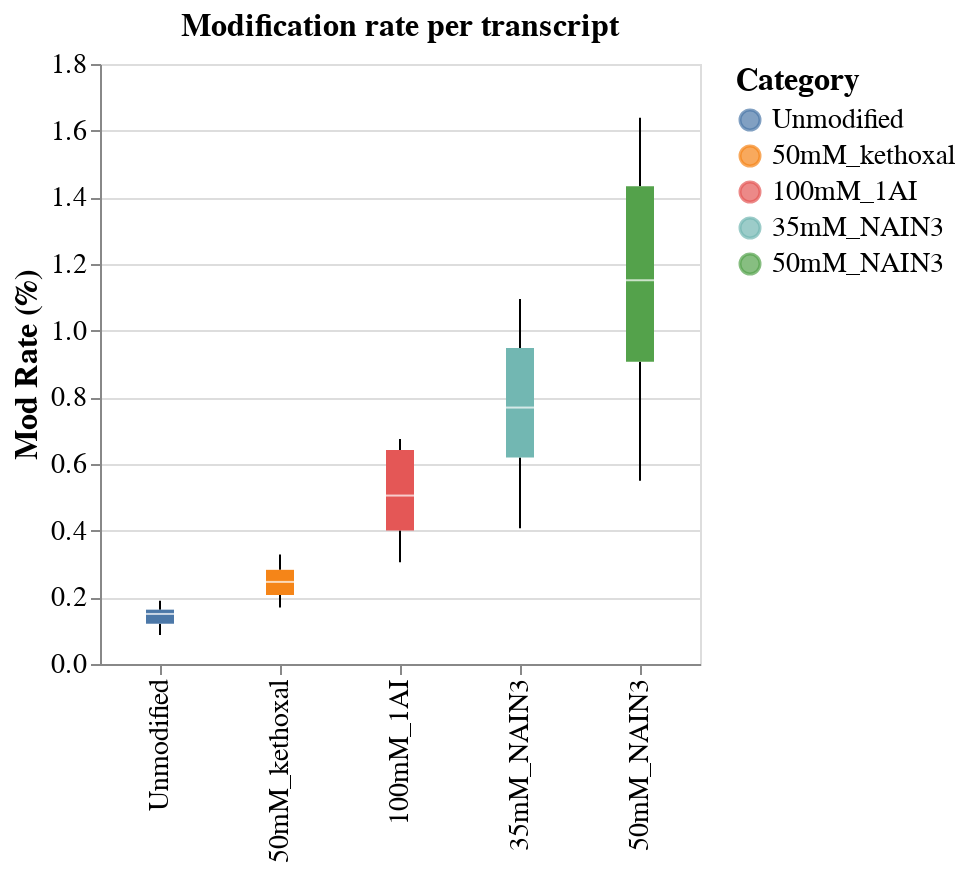

Write notebook code for a chart like this one.
### Code cell
dir = "/home/han/proj_het_AC/rerun_analysis/0_Manuscript_codes_submission_20250723/Figure1/Data/"
df_final = pd.read_csv(dir+'diff_compounds_mod_rate.txt',sep='\t')
sort_order = ["Unmodified", "50mM_kethoxal", "100mM_1AI", "35mM_NAIN3", "50mM_NAIN3"]

chart = alt.Chart(df_final).mark_boxplot().encode(
    x=alt.X("batch", axis=alt.Axis(title=""), sort=sort_order),
    y=alt.Y("modrate", axis=alt.Axis(title="Mod Rate (%)")),
    color=alt.Color("batch", legend=alt.Legend(title="Category"), sort=sort_order) #Probing Chemistry and Concentration
).configure_axis(
    labelFontSize=14,
    titleFontSize=16
).configure_legend(
    labelFontSize=14,
    titleFontSize=16
).configure_title(
    fontSize=16
).configure_header(
    labelFontSize=14,
    titleFontSize=16
).properties(
    width=300,
    height=300,
    title="Modification rate per transcript"
)
chart.encoding.y.title = 'Mod Rate (%)'
display(chart)

dir_out = '/home/han/proj_het_AC/rerun_analysis/0_Manuscript_codes_submission_20250723/Figure1/Data/'
save(chart, dir_out+ "Fig1c_mod_rate_per_transcript.pdf")

### Figure 1 — Vega-Lite specification as saved in the notebook (floating-point values rounded to 4 significant figures)
{"config": {"view": {"continuousWidth": 400, "continuousHeight": 300}, "axis": {"labelFontSize": 14, "titleFontSize": 16}, "header": {"labelFontSize": 14, "titleFontSize": 16}, "legend": {"labelFontSize": 14, "titleFontSize": 16}, "title": {"fontSize": 16}}, "data": {"name": "data-d75c1c90980ccada9deb18cb86a4d1f0"}, "mark": "boxplot", "encoding": {"color": {"type": "nominal", "field": "batch", "legend": {"title": "Category"}, "sort": ["Unmodified", "50mM_kethoxal", "100mM_1AI", "35mM_NAIN3", "50mM_NAIN3"]}, "x": {"type": "nominal", "axis": {"title": ""}, "field": "batch", "sort": ["Unmodified", "50mM_kethoxal", "100mM_1AI", "35mM_NAIN3", "50mM_NAIN3"]}, "y": {"type": "quantitative", "axis": {"title": "Mod Rate (%)"}, "field": "modrate", "title": "Mod Rate (%)"}}, "height": 300, "title": "Modification rate per transcript", "width": 300, "$schema": "https://vega.github.io/schema/vega-lite/v4.8.1.json", "datasets": {"data-d75c1c90980ccada9deb18cb86a4d1f0": [{"Unnamed: 0": 0, "gene": "GUA1", "condition": "WT", "method": "nanopolish", "batch": "35mM_NAIN3", "total": 6806, "modrate": 0.8487, "FE": 6.012}, {"Unnamed: 0": 1, "gene": "GUA1", "condition": "WT", "method": "nanopolish", "batch": "50mM_NAIN3", "total": 7410, "modrate": 1.264, "FE": 8.952}, {"Unnamed: 0": 2, "gene": "GUA1", "condition": "WT", "method": "nanopolish", "batch": "100mM_1AI", "total": 10312, "modrate": 0.5757, "FE": 4.079}, {"Unnamed: 0": 3, "gene": "GUA1", "condition": "WT", "method": "nanopolish", "batch": "50mM_kethoxal", "total": 185, "modrate": 0.3272, "FE": 2.318}, {"Unnamed: 0": 4, "gene": "GUA1", "condition": "WT", "method": "nanopolish", "batch": "Unmodified", "total": 64612, "modrate": 0.1412, "FE": 1.0}, {"Unnamed: 0": 5, "gene": "RIBD", "condition": "WT", "method": "nanopolish", "batch": "35mM_NAIN3", "total": 57922, "modrate": 0.6253, "FE": 5.306}, {"Unnamed: 0": 6, "gene": "RIBD", "condition": "WT", "method": "nanopolish", "batch": "50mM_NAIN3", "total": 25317, "modrate": 0.8942, "FE": 7.587}, {"Unnamed: 0": 7, "gene": "RIBD", "condition": "WT", "method": "nanopolish", "batch": "100mM_1AI", "total": 109787, "modrate": 0.3915, "FE": 3.321}, {"Unnamed: 0": 8, "gene": "RIBD", "condition": "WT", "method": "nanopolish", "batch": "50mM_kethoxal", "total": 11060, "modrate": 0.1995, "FE": 1.693}, {"Unnamed: 0": 9, "gene": "RIBD", "condition": "WT", "method": "nanopolish", "batch": "Unmodified", "total": 101974, "modrate": 0.1179, "FE": 1.0}, {"Unnamed: 0": 10, "gene": "SAM1", "condition": "WT", "method": "nanopolish", "batch": "35mM_NAIN3", "total": 17207, "modrate": 1.095, "FE": 5.765}, {"Unnamed: 0": 11, "gene": "SAM1", "condition": "WT", "method": "nanopolish", "batch": "50mM_NAIN3", "total": 13204, "modrate": 1.63, "FE": 8.582}, {"Unnamed: 0": 12, "gene": "SAM1", "condition": "WT", "method": "nanopolish", "batch": "100mM_1AI", "total": 32433, "modrate": 0.6616, "FE": 3.483}, {"Unnamed: 0": 13, "gene": "SAM1", "condition": "WT", "method": "nanopolish", "batch": "50mM_kethoxal", "total": 3581, "modrate": 0.3288, "FE": 1.731}, {"Unnamed: 0": 14, "gene": "SAM1", "condition": "WT", "method": "nanopolish", "batch": "Unmodified", "total": 225127, "modrate": 0.1899, "FE": 1.0}, {"Unnamed: 0": 15, "gene": "TPP1-ThiM", "condition": "WT", "method": "nanopolish", "batch": "35mM_NAIN3", "total": 41726, "modrate": 1.045, "FE": 8.064}, {"Unnamed: 0": 16, "gene": "TPP1-ThiM", "condition": "WT", "method": "nanopolish", "batch": "50mM_NAIN3", "total": 22208, "modrate": 1.639, "FE": 12.65}, {"Unnamed: 0": 17, "gene": "TPP1-ThiM", "condition": "WT", "method": "nanopolish", "batch": "100mM_1AI", "total": 57547, "modrate": 0.6476, "FE": 5.0}, {"Unnamed: 0": 18, "gene": "TPP1-ThiM", "condition": "WT", "method": "nanopolish", "batch": "50mM_kethoxal", "total": 5505, "modrate": 0.2294, "FE": 1.771}, {"Unnamed: 0": 19, "gene": "TPP1-ThiM", "condition": "WT", "method": "nanopolish", "batch": "Unmodified", "total": 296061, "modrate": 0.1295, "FE": 1.0}, {"Unnamed: 0": 20, "gene": "YKOK", "condition": "WT", "method": "nanopolish", "batch": "35mM_NAIN3", "total": 100405, "modrate": 0.5422, "FE": 6.208}, {"Unnamed: 0": 21, "gene": "YKOK", "condition": "WT", "method": "nanopolish", "batch": "50mM_NAIN3", "total": 59637, "modrate": 0.8958, "FE": 10.26}, {"Unnamed: 0": 22, "gene": "YKOK", "condition": "WT", "method": "nanopolish", "batch": "100mM_1AI", "total": 140727, "modrate": 0.3426, "FE": 3.922}, {"Unnamed: 0": 23, "gene": "YKOK", "condition": "WT", "method": "nanopolish", "batch": "50mM_kethoxal", "total": 21933, "modrate": 0.1697, "FE": 1.943}, {"Unnamed: 0": 24, "gene": "YKOK", "condition": "WT", "method": "nanopolish", "batch": "Unmodified", "total": 249336, "modrate": 0.08735, "FE": 1.0}, {"Unnamed: 0": 25, "gene": "YVRC", "condition": "WT", "method": "nanopolish", "batch": "35mM_NAIN3", "total": 148584, "modrate": 0.6171, "FE": 6.252}, {"Unnamed: 0": 26, "gene": "YVRC", "condition": "WT", "method": "nanopolish", "batch": "50mM_NAIN3", "total": 77764, "modrate": 0.9385, "FE": 9.508}, {"Unnamed: 0": 27, "gene": "YVRC", "condition": "WT", "method": "nanopolish", "batch": "100mM_1AI", "total": 233069, "modrate": 0.4286, "FE": 4.342}, {"Unnamed: 0": 28, "gene": "YVRC", "condition": "WT", "method": "nanopolish", "batch": "50mM_kethoxal", "total": 31994, "modrate": 0.1729, "FE": 1.752}, {"Unnamed: 0": 29, "gene": "YVRC", "condition": "WT", "method": "nanopolish", "batch": "Unmodified", "total": 385995, "modrate": 0.0987, "FE": 1.0}, {"Unnamed: 0": 30, "gene": "DEN-WT", "condition": "WT", "method": "nanopolish", "batch": "35mM_NAIN3", "total": 72956, "modrate": 0.6925, "FE": 4.223}, {"Unnamed: 0": 31, "gene": "DEN-WT", "condition": "WT", "method": "nanopolish", "batch": "50mM_NAIN3", "total": 48669, "modrate": 1.039, "FE": 6.335}, {"Unnamed: 0": 32, "gene": "DEN-WT", "condition": "WT", "method": "nanopolish", "batch": "100mM_1AI", "total": 99593, "modrate": 0.435, "FE": 2.652}, {"Unnamed: 0": 33, "gene": "DEN-WT", "condition": "WT", "method": "nanopolish", "batch": "50mM_kethoxal", "total": 19122, "modrate": 0.2512, "FE": 1.532}, {"Unnamed: 0": 34, "gene": "DEN-WT", "condition": "WT", "method": "nanopolish", "batch": "Unmodified", "total": 308293, "modrate": 0.164, "FE": 1.0}, {"Unnamed: 0": 35, "gene": "FTL6-WT", "condition": "WT", "method": "nanopolish", "batch": "35mM_NAIN3", "total": 75401, "modrate": 0.981, "FE": 5.494}, {"Unnamed: 0": 36, "gene": "FTL6-WT", "condition": "WT", "method": "nanopolish", "batch": "50mM_NAIN3", "total": 41835, "modrate": 1.478, "FE": 8.278}, {"Unnamed: 0": 37, "gene": "FTL6-WT", "condition": "WT", "method": "nanopolish", "batch": "100mM_1AI", "total": 107775, "modrate": 0.6751, "FE": 3.781}, {"Unnamed: 0": 38, "gene": "FTL6-WT", "condition": "WT", "method": "nanopolish", "batch": "50mM_kethoxal", "total": 24209, "modrate": 0.293, "FE": 1.641}, {"Unnamed: 0": 39, "gene": "FTL6-WT", "condition": "WT", "method": "nanopolish", "batch": "Unmodified", "total": 370622, "modrate": 0.1786, "FE": 1.0}, {"Unnamed: 0": 40, "gene": "MRPS21-Father", "condition": "WT", "method": "nanopolish", "batch": "35mM_NAIN3", "total": 129436, "modrate": 0.8462, "FE": 5.282}, {"Unnamed: 0": 41, "gene": "MRPS21-Father", "condition": "WT", "method": "nanopolish", "batch": "50mM_NAIN3", "total": 59288, "modrate": 1.299, "FE": 8.107}, {"Unnamed: 0": 42, "gene": "MRPS21-Father", "condition": "WT", "method": "nanopolish", "batch": "100mM_1AI", "total": 224452, "modrate": 0.6253, "FE": 3.903}, {"Unnamed: 0": 43, "gene": "MRPS21-Father", "condition": "WT", "method": "nanopolish", "batch": "50mM_kethoxal", "total": 39421, "modrate": 0.2475, "FE": 1.545}, {"Unnamed: 0": 44, "gene": "MRPS21-Father", "condition": "WT", "method": "nanopolish", "batch": "Unmodified", "total": 285279, "modrate": 0.1602, "FE": 1.0}, {"Unnamed: 0": 45, "gene": "TETRA-WT", "condition": "WT", "method": "nanopolish", "batch": "35mM_NAIN3", "total": 22933, "modrate": 0.4074, "FE": 2.56}, {"Unnamed: 0": 46, "gene": "TETRA-WT", "condition": "WT", "method": "nanopolish", "batch": "50mM_NAIN3", "total": 13059, "modrate": 0.55, "FE": 3.456}, {"Unnamed: 0": 47, "gene": "TETRA-WT", "condition": "WT", "method": "nanopolish", "batch": "100mM_1AI", "total": 30504, "modrate": 0.3055, "FE": 1.92}, {"Unnamed: 0": 48, "gene": "TETRA-WT", "condition": "WT", "method": "nanopolish", "batch": "50mM_kethoxal", "total": 3540, "modrate": 0.2452, "FE": 1.541}, {"Unnamed: 0": 49, "gene": "TETRA-WT", "condition": "WT", "method": "nanopolish", "batch": "Unmodified", "total": 48387, "modrate": 0.1591, "FE": 1.0}]}}
